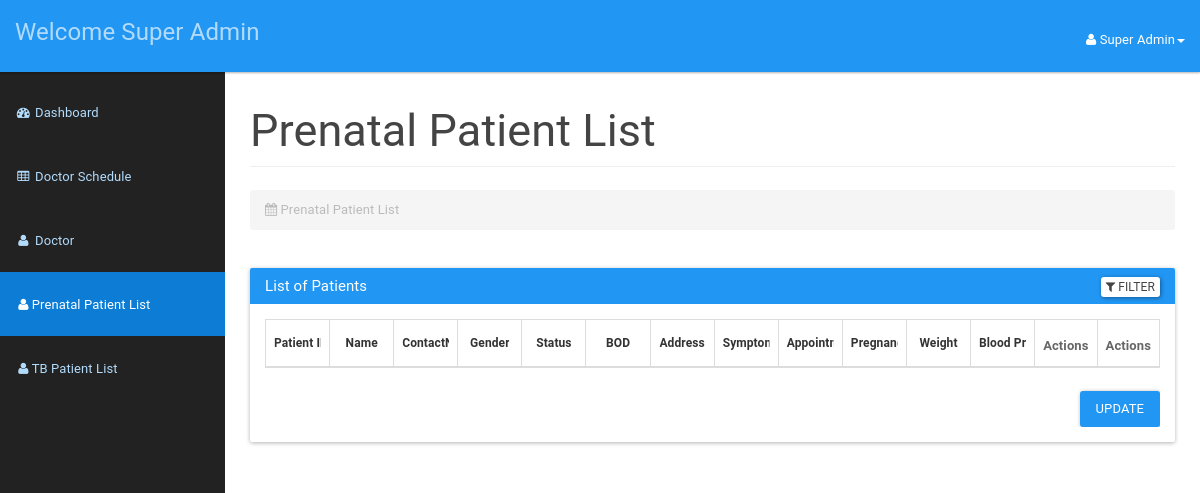
Before: /doctor/patientlist.php (signed in) with the older database file.
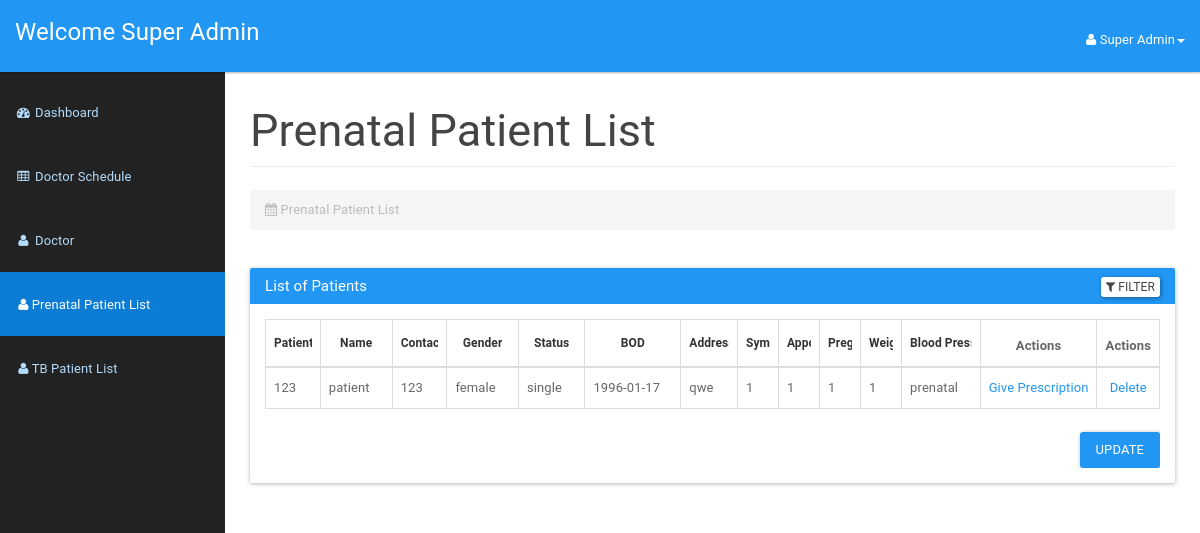
After: the same page with the newer database file.
### tables this page shows
CREATE TABLE `doctor` (
  `icDoctor` bigint(12) NOT NULL,
  `password` varchar(20) NOT NULL,
  `doctorId` int(3) NOT NULL,
  `doctorFirstName` varchar(50) NOT NULL,
  `doctorLastName` varchar(50) NOT NULL,
  `doctorAddress` varchar(100) NOT NULL,
  `doctorPhone` varchar(15) NOT NULL,
  `doctorEmail` varchar(20) NOT NULL,
  `doctorDOB` date NOT NULL,
  `doctorRole` varchar(255) DEFAULT NULL
);

CREATE TABLE `appointment` (
  `appId` int(3) NOT NULL,
  `philhealthId` bigint(12) NOT NULL,
  `scheduleId` int(10) NOT NULL,
  `appSymptom` varchar(100) NOT NULL,
  `appComment` varchar(100) NOT NULL,
  `status` varchar(10) NOT NULL DEFAULT 'process',
  `pregnancyWeek` varchar(255) DEFAULT NULL,
  `weight` varchar(255) DEFAULT NULL,
  `bloodPressure` varchar(20) DEFAULT NULL
);

CREATE TABLE `patient` (
  `philhealthId` bigint(12) NOT NULL,
  `password` varchar(20) NOT NULL,
  `patientFirstName` varchar(20) NOT NULL,
  `patientLastName` varchar(20) NOT NULL,
  `patientMaritialStatus` varchar(10) NOT NULL,
  `patientDOB` date NOT NULL,
  `patientGender` varchar(10) NOT NULL,
  `patientAddress` varchar(100) NOT NULL,
  `patientPhone` varchar(15) NOT NULL,
  `patientEmail` varchar(100) NOT NULL,
  `appointmentType` enum('tb','prenatal') NOT NULL DEFAULT 'tb'
);

### doctor/patientlist.php (the view, shortened to what this page needs)
<?php
include_once '../assets/conn/dbconnect.php';
$usersession = $_SESSION['doctorSession'];
$res = mysqli_query($con, "SELECT * FROM doctor WHERE doctorId=" . $usersession);
$userRow = mysqli_fetch_array($res, MYSQLI_ASSOC);
?>
<!DOCTYPE html>
<html lang="en">
<head>
    <link href="assets/css/material.css" rel="stylesheet">
    <link href="assets/css/sb-admin.css" rel="stylesheet">
    <link href="assets/css/time/bootstrap-clockpicker.css" rel="stylesheet">
    <link href="assets/css/style.css" rel="stylesheet">
    <link href="assets/font-awesome/css/font-awesome.css" rel="stylesheet">
</head>
<body>
    <div id="wrapper">
        <nav class="navbar navbar-inverse navbar-fixed-top" role="navigation">
            <div class="navbar-header">
                <a class="navbar-brand" href="doctordashboard.php">
                    <?php
                    if ($userRow['doctorRole'] == 'superAdmin') {
                        echo "Welcome " . $userRow['doctorFirstName'] . " " . $userRow['doctorLastName'];
                    } else {
                        echo "Welcome Dr " . $userRow['doctorFirstName'] . " " . $userRow['doctorLastName'];
                    }
                    ?>
                </a>
            </div>
            <ul class="nav navbar-right top-nav">
                <li class="dropdown">
                    <a href="#" class="dropdown-toggle" data-toggle="dropdown"><i class="fa fa-user"></i>
                        <?php echo $userRow['doctorFirstName']; ?>
                        <?php echo $userRow['doctorLastName']; ?><b class="caret"></b>
                    </a>
                </li>
            </ul>
            <div class="collapse navbar-collapse navbar-ex1-collapse">
                <ul class="nav navbar-nav side-nav">
                    <li ">
                        <a href=" doctordashboard.php"><i class="fa fa-fw fa-dashboard"></i> Dashboard</a>
                    </li>
                    <?php
                    if ($userRow['doctorRole'] == 'superAdmin') {
                    ?>
                        <li>
                            <a href="addschedule.php"><i class="fa fa-fw fa-table"></i> Doctor Schedule</a>
                        </li>
                        <li>
                            <a href="doctor.php"><i class="fa fa-fw fa-user"></i> Doctor</a>
                        </li>
                        <li class="active">
                            <a href="patientlist.php"><i class="fa fa-fw fa-user"></i>Prenatal Patient List</a>
                        </li>
                        <li>
                            <a href="tbpatientlist.php"><i class="fa fa-fw fa-user"></i>TB Patient List</a>
                        </li>
                    <?php
                    }
                    ?>
                </ul>
            </div>
        </nav>
        <div id="page-wrapper">
            <div class="container-fluid">
                <div class="row">
                    <div class="col-lg-12">
                        <h2 class="page-header">
                            Prenatal Patient List
                        </h2>
                        <ol class="breadcrumb">
                            <li class="active">
                                <i class="fa fa-calendar"></i> Prenatal Patient List
                            </li>
                        </ol>
                    </div>
                </div>
                <div class="panel panel-primary filterable">
                    <div class="panel-heading">
                        <h3 class="panel-title">List of Patients</h3>
                        <div class="pull-right">
                            <button class="btn btn-default btn-xs btn-filter"><span class="fa fa-filter"></span>
                                Filter</button>
                        </div>
                    </div>
                    <div class="panel-body">
                        <div class="table-responsive">
                            <table class="table table-hover table-bordered">
                                <thead>
                                    <tr class="filters">
                                        <th><input type="text" class="form-control" placeholder="Patient ID" disabled></th>
                                        <th><input type="text" class="form-control" placeholder="Name" disabled></th>
                                        <th><input type="text" class="form-control" placeholder="ContactNo." disabled></th>
                                        <th><input type="text" class="form-control" placeholder="Gender" disabled></th>
                                        <th><input type="text" class="form-control" placeholder="Status" disabled></th>
                                        <th><input type="text" class="form-control" placeholder="BOD" disabled></th>
                                        <th><input type="text" class="form-control" placeholder="Address" disabled></th>
                                        <th><input type="text" class="form-control" placeholder="Symptoms" disabled></th>
                                        <th><input type="text" class="form-control" placeholder="Appointment Type" disabled></th>
                                        <th><input type="text" class="form-control" placeholder="Pregnancy Week" disabled></th>
                                        <th><input type="text" class="form-control" placeholder="Weight" disabled></th>
                                        <th><input type="text" class="form-control" placeholder="Blood Pressure" disabled></th>
                                        <th>Actions</th>
                                        <th>Actions</th>
                                    </tr>
                                </thead>
                                <?php
                                $appointmentTypeFilter = '';
                                $result = mysqli_query($con, "SELECT a.*, c.*, d.appSymptom, a.appointmentType,
                                      d.pregnancyWeek, d.weight, d.bloodPressure
                               FROM patient a
                               JOIN appointment d ON a.philhealthId = d.philhealthId
                               LEFT JOIN doctorschedule c ON d.scheduleId = c.scheduleId
                               WHERE 1 $appointmentTypeFilter
                               ORDER BY d.appId DESC");
                                while ($patientRow = mysqli_fetch_array($result)) {
                                    echo "<tbody>";
                                    echo "<tr>";
                                    echo "<td>" . $patientRow['philhealthId'] . "</td>";
                                    echo "<td>" . $patientRow['patientLastName'] . "</td>";
                                    echo "<td>" . $patientRow['patientPhone'] . "</td>";
                                    echo "<td>" . $patientRow['patientGender'] . "</td>";
                                    echo "<td>" . $patientRow['patientMaritialStatus'] . "</td>";
                                    echo "<td>" . $patientRow['patientDOB'] . "</td>";
                                    echo "<td>" . $patientRow['patientAddress'] . "</td>";
                                    echo "<td>" . $patientRow['appSymptom'] . "</td>";
                                    echo "<td>" . $patientRow['pregnancyWeek'] . "</td>";
                                    echo "<td>" . $patientRow['weight'] . "</td>";
                                    echo "<td>" . $patientRow['bloodPressure'] . "</td>";
                                    echo "<td>" . $patientRow['appointmentType'] . "</td>";
                                    if ($patientRow['appointmentType'] == 'prenatal') {
                                        echo "<td class=''><a href='prenatalPrescription.php?philhealthId=" . $patientRow['philhealthId'] . "' class='prescription-btn'>Give Prescription</a></td>";
                                    } else if ($patientRow['appointmentType'] == 'tb') {
                                        echo "<td class=''><a href='tbPrescription.php?philhealthId=" . $patientRow['philhealthId'] . "' class='prescription-btn'>Give Prescription</a></td>";
                                    }
                                    echo "<form method='POST'>";
                                    echo "<td class='text-center'><a href='#' id='" . $patientRow['philhealthId'] . "' class='delete'>Delete</a>
                            </td>";
                                }
                                echo "</tr>";
                                echo "</tbody>";
                                echo "</table>";
                                echo "<div class='panel panel-default'>";
                                echo "<div class='col-md-offset-3 pull-right'>";
                                echo "<button class='btn btn-primary' type='submit' value='Submit' name='submit'>Update</button>";
                                echo "</div>";
                                echo "</div>";
                                ?>
                        </div>
                    </div>
                </div>
            </div>
        </div>
</body>
</html>

### doctor/assets/css/sb-admin.css (style rules this page uses)
body { margin-top: 100px; background-color: #222; }
@media (min-width:768px) { body { margin-top: 50px; } }
#wrapper { padding-left: 0; }
#page-wrapper { min-height: 900px !important; width: 100%; padding: 0; background-color: #fff; }
@media (min-width:768px) { #wrapper { padding-left: 225px; } }
@media (min-width:768px) { #page-wrapper { padding: 10px; } }
.top-nav { padding: 0 15px; }
.top-nav>li { display: inline-block; float: left; }
.top-nav>li>a { padding-top: 17px; padding-bottom: 10px; line-height: 45px; color: white; }
@media (min-width:768px) { .side-nav { position: fixed; top: 80px; left: 225px; width: 225px; margin-left: -225px; border: none; border-radius: 0; overflow-y: auto; background-color: #222; bottom: 0; overflow-x: hidden; padding-bottom: 40px; } }
@media (min-width:768px) { .side-nav>li>a { width: 225px; } }

### doctor/assets/css/style.css (style rules this page uses)
.filterable { margin-top: 15px; }
.filterable .panel-heading .pull-right { margin-top: -20px; }
.filterable .filters input[disabled] { background-color: transparent; border: none; cursor: auto; box-shadow: none; padding: 0; height: auto; }

### doctor/patientlist.php (style rules this page uses)
.table-responsive { overflow-x: auto; }
.table th, .table td { white-space: nowrap; overflow: hidden; text-overflow: ellipsis; }
.table th { text-align: center; white-space: nowrap; overflow: hidden; text-overflow: ellipsis; max-width: 100%; }
.filters input { text-align: center; width: 100%; }
.filters input::placeholder { text-align: center; white-space: nowrap; overflow: hidden; text-overflow: ellipsis; max-width: 100%; font-size: 12px; position: absolute; top: 50%; left: 50%; transform: translate(-50%, -50%); }

Changed rows visible on the page:
added appointment: philhealthId.philhealthId "123", philhealthId.patientLastName "patient", philhealthId.patientPhone "123", philhealthId.patientGender "female", philhealthId.patientMaritialStatus "single", philhealthId.patientDOB "1996-01-17", philhealthId.patientAddress "qwe", appSymptom "1", pregnancyWeek "1", weight "1", bloodPressure "1", philhealthId.appointmentType "prenatal"
